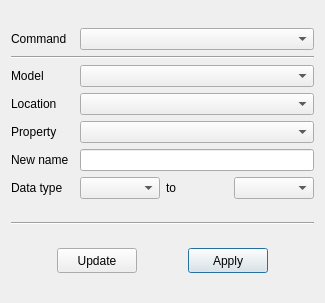
<?xml version="1.0" encoding="UTF-8"?>
<ui version="4.0">
 <class>DialogProperties</class>
 <widget class="QDialog" name="DialogProperties">
  <property name="geometry">
   <rect>
    <x>0</x>
    <y>0</y>
    <width>325</width>
    <height>303</height>
   </rect>
  </property>
  <property name="minimumSize">
   <size>
    <width>250</width>
    <height>0</height>
   </size>
  </property>
  <property name="windowTitle">
   <string>Delete Property</string>
  </property>
  <layout class="QVBoxLayout" name="verticalLayout">
   <item>
    <layout class="QGridLayout" name="gridLayout">
     <item row="0" column="0">
      <widget class="QLabel" name="labelCommand">
       <property name="text">
        <string>Command</string>
       </property>
      </widget>
     </item>
     <item row="0" column="1" colspan="3">
      <widget class="QComboBox" name="comboBoxCommand">
       <property name="minimumSize">
        <size>
         <width>200</width>
         <height>0</height>
        </size>
       </property>
      </widget>
     </item>
     <item row="1" column="0" colspan="4">
      <widget class="Line" name="line_2">
       <property name="orientation">
        <enum>Qt::Horizontal</enum>
       </property>
      </widget>
     </item>
     <item row="2" column="0">
      <widget class="QLabel" name="labelModel">
       <property name="text">
        <string>Model</string>
       </property>
      </widget>
     </item>
     <item row="2" column="1" colspan="3">
      <widget class="QComboBox" name="comboBoxModels">
       <property name="minimumSize">
        <size>
         <width>200</width>
         <height>0</height>
        </size>
       </property>
      </widget>
     </item>
     <item row="3" column="0">
      <widget class="QLabel" name="labelPropertyLocation">
       <property name="text">
        <string>Location</string>
       </property>
      </widget>
     </item>
     <item row="3" column="1" colspan="3">
      <widget class="QComboBox" name="comboBoxPropertyLocation">
       <property name="minimumSize">
        <size>
         <width>200</width>
         <height>0</height>
        </size>
       </property>
      </widget>
     </item>
     <item row="4" column="0">
      <widget class="QLabel" name="labelPropertyName">
       <property name="text">
        <string>Property</string>
       </property>
      </widget>
     </item>
     <item row="4" column="1" colspan="3">
      <widget class="QComboBox" name="comboBoxPropertyName">
       <property name="minimumSize">
        <size>
         <width>200</width>
         <height>0</height>
        </size>
       </property>
      </widget>
     </item>
     <item row="5" column="0">
      <widget class="QLabel" name="labelNewPropertyName">
       <property name="text">
        <string>New name</string>
       </property>
      </widget>
     </item>
     <item row="5" column="1" colspan="3">
      <widget class="QLineEdit" name="lineEditNewPropertyName">
       <property name="focusPolicy">
        <enum>Qt::ClickFocus</enum>
       </property>
      </widget>
     </item>
     <item row="6" column="0">
      <widget class="QLabel" name="labelDataType">
       <property name="text">
        <string>Data type</string>
       </property>
      </widget>
     </item>
     <item row="6" column="1">
      <widget class="QComboBox" name="comboBoxSourceType">
       <property name="minimumSize">
        <size>
         <width>80</width>
         <height>0</height>
        </size>
       </property>
      </widget>
     </item>
     <item row="6" column="2">
      <widget class="QLabel" name="labelPropertyTo">
       <property name="text">
        <string>to</string>
       </property>
      </widget>
     </item>
     <item row="6" column="3">
      <widget class="QComboBox" name="comboBoxTargetType">
       <property name="minimumSize">
        <size>
         <width>80</width>
         <height>0</height>
        </size>
       </property>
      </widget>
     </item>
    </layout>
   </item>
   <item>
    <widget class="Line" name="line">
     <property name="orientation">
      <enum>Qt::Horizontal</enum>
     </property>
    </widget>
   </item>
   <item>
    <layout class="QHBoxLayout" name="horizontalLayout">
     <item>
      <spacer name="horizontalSpacer">
       <property name="orientation">
        <enum>Qt::Horizontal</enum>
       </property>
       <property name="sizeHint" stdset="0">
        <size>
         <width>40</width>
         <height>20</height>
        </size>
       </property>
      </spacer>
     </item>
     <item>
      <widget class="QPushButton" name="updateButton">
       <property name="sizePolicy">
        <sizepolicy hsizetype="Fixed" vsizetype="Fixed">
         <horstretch>0</horstretch>
         <verstretch>0</verstretch>
        </sizepolicy>
       </property>
       <property name="minimumSize">
        <size>
         <width>60</width>
         <height>25</height>
        </size>
       </property>
       <property name="text">
        <string>Update</string>
       </property>
       <property name="default">
        <bool>false</bool>
       </property>
      </widget>
     </item>
     <item>
      <spacer name="horizontalSpacer_3">
       <property name="orientation">
        <enum>Qt::Horizontal</enum>
       </property>
       <property name="sizeHint" stdset="0">
        <size>
         <width>40</width>
         <height>20</height>
        </size>
       </property>
      </spacer>
     </item>
     <item>
      <widget class="QPushButton" name="applyButton">
       <property name="sizePolicy">
        <sizepolicy hsizetype="Fixed" vsizetype="Fixed">
         <horstretch>0</horstretch>
         <verstretch>0</verstretch>
        </sizepolicy>
       </property>
       <property name="minimumSize">
        <size>
         <width>60</width>
         <height>25</height>
        </size>
       </property>
       <property name="text">
        <string>Apply</string>
       </property>
       <property name="default">
        <bool>true</bool>
       </property>
      </widget>
     </item>
     <item>
      <spacer name="horizontalSpacer_2">
       <property name="orientation">
        <enum>Qt::Horizontal</enum>
       </property>
       <property name="sizeHint" stdset="0">
        <size>
         <width>40</width>
         <height>20</height>
        </size>
       </property>
      </spacer>
     </item>
    </layout>
   </item>
  </layout>
 </widget>
 <layoutdefault spacing="6" margin="11"/>
 <tabstops>
  <tabstop>comboBoxCommand</tabstop>
  <tabstop>comboBoxModels</tabstop>
  <tabstop>comboBoxPropertyLocation</tabstop>
  <tabstop>comboBoxPropertyName</tabstop>
  <tabstop>lineEditNewPropertyName</tabstop>
  <tabstop>comboBoxSourceType</tabstop>
  <tabstop>comboBoxTargetType</tabstop>
  <tabstop>updateButton</tabstop>
  <tabstop>applyButton</tabstop>
 </tabstops>
 <resources/>
 <connections/>
</ui>
